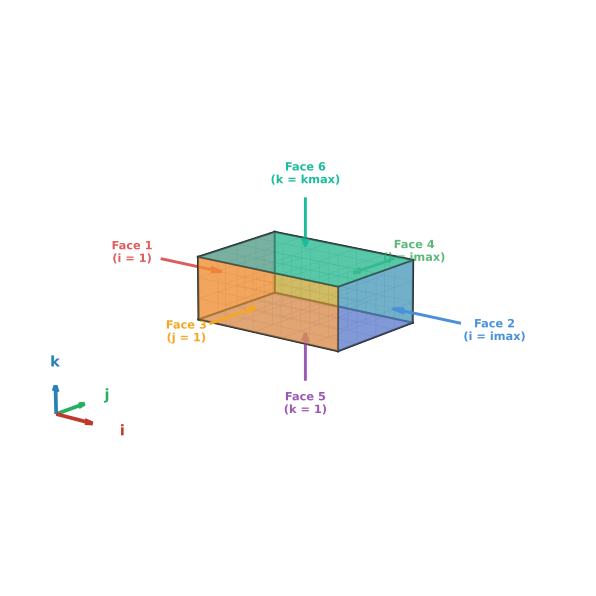

This figure's Python source:
import numpy as np
import matplotlib.pyplot as plt
from mpl_toolkits.mplot3d.art3d import Poly3DCollection
from matplotlib import rcParams
import matplotlib as mpl

#Configure mpl for transparent SVG with theme-aware styling
mpl.rcParams.update({
    "figure.facecolor": "none",
    "axes.facecolor": "none",
    "savefig.facecolor": "none",
    "svg.fonttype": "none",
})

# ── Parameters ────────────────────────────────────────────────────────────────
imax, jmax, kmax = 6, 5, 4
Lx, Ly, Lz = 1.0, 0.8, 0.6

x = np.linspace(0, Lx, imax)
y = np.linspace(0, Ly, jmax)
z = np.linspace(0, Lz, kmax)

# ── Geometry ──────────────────────────────────────────────────────────────────
P000=[0,0,0];   P100=[Lx,0,0];  P110=[Lx,Ly,0]; P010=[0,Ly,0]
P001=[0,0,Lz];  P101=[Lx,0,Lz]; P111=[Lx,Ly,Lz];P011=[0,Ly,Lz]

faces = [
    [P000, P010, P011, P001],
    [P100, P110, P111, P101],
    [P010, P110, P111, P011],
    [P000, P100, P101, P001],
    [P000, P100, P110, P010],
    [P001, P101, P111, P011],
]

# ── Colour palette — muted, professional ──────────────────────────────────────
face_colors  = ['#E05C5C', '#4A90D9', '#5CB87A', '#F5A623', '#9B59B6', '#1ABC9C']
face_alphas  = [0.55, 0.55, 0.55, 0.55, 0.55, 0.55]

OFF = 0.58
arrow_tails = [
    (-OFF,    Ly/2,    Lz/2),
    (Lx+OFF,  Ly/2,    Lz/2),
    (Lx/2,    Ly+OFF,  Lz/2),
    (Lx/2,   -OFF,     Lz/2),
    (Lx/2,    Ly/2,   -OFF ),
    (Lx/2,    Ly/2,    Lz+OFF),
]
arrow_dirs = [
    ( OFF*0.80, 0,          0         ),
    (-OFF*0.80, 0,          0         ),
    ( 0,       -OFF*0.80,   0         ),
    ( 0,        OFF*0.80,   0         ),
    ( 0,        0,          OFF*0.80  ),
    ( 0,        0,         -OFF*0.80  ),
]
face_labels = [
    'Face 1\n(i = 1)',
    'Face 2\n(i = imax)',
    'Face 4\n(j = jmax)',
    'Face 3\n(j = 1)',
    'Face 5\n(k = 1)',
    'Face 6\n(k = kmax)',
]

# ── Draw function ─────────────────────────────────────────────────────────────
def draw_block(ax):
    # Grid lines — very fine, light grey
    grid_kw = dict(color='#AABBC8', linewidth=0.55, alpha=0.75)
    for yv in y:
        for zv in z:
            ax.plot(x, np.full_like(x,yv), np.full_like(x,zv), **grid_kw)
    for xv in x:
        for zv in z:
            ax.plot(np.full_like(y,xv), y, np.full_like(y,zv), **grid_kw)
    for xv in x:
        for yv in y:
            ax.plot(np.full_like(z,xv), np.full_like(z,yv), z, **grid_kw)

    # Coloured faces
    for f, fc, fa in zip(faces, face_colors, face_alphas):
        poly = Poly3DCollection([f], alpha=fa, facecolor=fc, edgecolor='#3A3A3A', linewidth=1.0)
        ax.add_collection3d(poly)

    # Block outer edges — bold black outline
    edges = [
        # bottom
        ([0,Lx],[0,0],[0,0]),([0,Lx],[Ly,Ly],[0,0]),
        ([0,Lx],[0,0],[Lz,Lz]),([0,Lx],[Ly,Ly],[Lz,Lz]),
        # sides
        ([0,0],[0,Ly],[0,0]),([Lx,Lx],[0,Ly],[0,0]),
        ([0,0],[0,Ly],[Lz,Lz]),([Lx,Lx],[0,Ly],[Lz,Lz]),
        # verticals
        ([0,0],[0,0],[0,Lz]),([Lx,Lx],[0,0],[0,Lz]),
        ([0,0],[Ly,Ly],[0,Lz]),([Lx,Lx],[Ly,Ly],[0,Lz]),
    ]
    for ex, ey, ez in edges:
        ax.plot(ex, ey, ez, color='#1C2833', linewidth=1.6, zorder=5)

    # Arrows + labels
    for (xt,yt,zt),(dx,dy,dz),label,fc in zip(arrow_tails,arrow_dirs,face_labels,face_colors):
        ax.quiver(xt, yt, zt, dx, dy, dz, color=fc, linewidth=2.2, arrow_length_ratio=0.18, zorder=10)
        tx, ty, tz = xt - 0.48*dx, yt - 0.48*dy, zt - 0.48*dz
        ax.text(tx, ty, tz, label,
                fontsize=8.5, fontweight='bold', color=fc,
                ha='center', va='center', zorder=11)

    # Reference axes (i, j, k) — pushed well clear of the block
    orig   = np.array([-0.62, -0.62, -0.90])
    alen   = 0.28
    colors = ['#C0392B', '#27AE60', '#2980B9']
    dirs   = [np.array([alen,0,0]), np.array([0,alen,0]), np.array([0,0,alen])]
    lbls   = ['i', 'j', 'k']
    for d, c, l in zip(dirs, colors, lbls):
        ax.quiver(*orig, *d, color=c, linewidth=2.8, arrow_length_ratio=0.22)
        end = orig + d * 1.80
        ax.text(*end, l, color=c, fontsize=11, fontweight='bold', ha='center', va='center')

    # Axis limits & appearance
    pad = 0.72
    ax.set_xlim(-pad, Lx+pad)
    ax.set_ylim(-pad, Ly+pad)
    ax.set_zlim(-pad, Lz+pad)
    ax.set_box_aspect([Lx*3.5, Ly*3.5, Lz*3])

    for axis in [ax.xaxis, ax.yaxis, ax.zaxis]:
        axis.pane.fill = False
        axis.pane.set_edgecolor('none')
        axis.line.set_color('none')
        axis.set_ticklabels([])
        axis.set_ticks([])
    ax.set_xlabel(''); ax.set_ylabel(''); ax.set_zlabel('')
    ax.grid(False)

# ── Build figure ──────────────────────────────────────────────────────────────
fig = plt.figure(figsize=(8, 6), facecolor='none')
ax  = fig.add_subplot(111, projection='3d', facecolor='none')

draw_block(ax)
ax.view_init(elev=16, azim=-52)

plt.subplots_adjust(top=1.0, bottom=0.0, left=0.0, right=1.0)
plt.savefig('docs/user-guide/bcb/images/block-faces.svg', dpi=180, bbox_inches='tight', facecolor='none', transparent=True)
print("Saved!")
